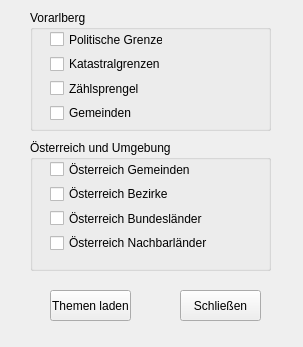
<?xml version="1.0" encoding="UTF-8"?>
<ui version="4.0">
 <class>frmGrenzen</class>
 <widget class="QWidget" name="frmGrenzen">
  <property name="geometry">
   <rect>
    <x>0</x>
    <y>0</y>
    <width>303</width>
    <height>347</height>
   </rect>
  </property>
  <property name="windowTitle">
   <string>Grenzen</string>
  </property>
  <widget class="QGroupBox" name="groupBox">
   <property name="geometry">
    <rect>
     <x>30</x>
     <y>10</y>
     <width>241</width>
     <height>121</height>
    </rect>
   </property>
   <property name="title">
    <string>Vorarlberg</string>
   </property>
   <widget class="QWidget" name="layoutWidget">
    <property name="geometry">
     <rect>
      <x>20</x>
      <y>20</y>
      <width>113</width>
      <height>92</height>
     </rect>
    </property>
    <layout class="QVBoxLayout" name="verticalLayout">
     <item>
      <widget class="QCheckBox" name="ckPolitischeGrenzen">
       <property name="text">
        <string>Politische Grenzen</string>
       </property>
       <attribute name="buttonGroup">
        <string>buttonGroup</string>
       </attribute>
      </widget>
     </item>
     <item>
      <widget class="QCheckBox" name="ckKatastralgrenzen">
       <property name="text">
        <string>Katastralgrenzen</string>
       </property>
       <attribute name="buttonGroup">
        <string>buttonGroup</string>
       </attribute>
      </widget>
     </item>
     <item>
      <widget class="QCheckBox" name="ckZaehlsprengel">
       <property name="text">
        <string>Zählsprengel</string>
       </property>
       <attribute name="buttonGroup">
        <string>buttonGroup</string>
       </attribute>
      </widget>
     </item>
     <item>
      <widget class="QCheckBox" name="ckGemeinden">
       <property name="text">
        <string>Gemeinden</string>
       </property>
       <attribute name="buttonGroup">
        <string>buttonGroup</string>
       </attribute>
      </widget>
     </item>
    </layout>
   </widget>
  </widget>
  <widget class="QGroupBox" name="groupBox_2">
   <property name="geometry">
    <rect>
     <x>30</x>
     <y>140</y>
     <width>241</width>
     <height>131</height>
    </rect>
   </property>
   <property name="title">
    <string>Österreich und Umgebung</string>
   </property>
   <widget class="QWidget" name="verticalLayoutWidget">
    <property name="geometry">
     <rect>
      <x>20</x>
      <y>20</y>
      <width>160</width>
      <height>92</height>
     </rect>
    </property>
    <layout class="QVBoxLayout" name="verticalLayout_2">
     <item>
      <widget class="QCheckBox" name="ckOGemeinden">
       <property name="text">
        <string>Österreich Gemeinden</string>
       </property>
       <attribute name="buttonGroup">
        <string>buttonGroup</string>
       </attribute>
      </widget>
     </item>
     <item>
      <widget class="QCheckBox" name="ckOBezirke">
       <property name="text">
        <string>Österreich Bezirke</string>
       </property>
       <attribute name="buttonGroup">
        <string>buttonGroup</string>
       </attribute>
      </widget>
     </item>
     <item>
      <widget class="QCheckBox" name="ckOBundeslaender">
       <property name="text">
        <string>Österreich Bundesländer</string>
       </property>
       <attribute name="buttonGroup">
        <string>buttonGroup</string>
       </attribute>
      </widget>
     </item>
     <item>
      <widget class="QCheckBox" name="ckONachbarlaender">
       <property name="text">
        <string>Österreich Nachbarländer</string>
       </property>
       <attribute name="buttonGroup">
        <string>buttonGroup</string>
       </attribute>
      </widget>
     </item>
    </layout>
   </widget>
  </widget>
  <widget class="QPushButton" name="btnAbbrechen">
   <property name="geometry">
    <rect>
     <x>180</x>
     <y>290</y>
     <width>81</width>
     <height>31</height>
    </rect>
   </property>
   <property name="text">
    <string>Schließen</string>
   </property>
  </widget>
  <widget class="QPushButton" name="btnLaden">
   <property name="geometry">
    <rect>
     <x>50</x>
     <y>290</y>
     <width>81</width>
     <height>31</height>
    </rect>
   </property>
   <property name="text">
    <string>Themen laden</string>
   </property>
  </widget>
 </widget>
 <resources/>
 <connections>
  <connection>
   <sender>btnLaden</sender>
   <signal>clicked()</signal>
   <receiver>frmGrenzen</receiver>
   <slot>laden()</slot>
   <hints>
    <hint type="sourcelabel">
     <x>209</x>
     <y>228</y>
    </hint>
    <hint type="destinationlabel">
     <x>283</x>
     <y>226</y>
    </hint>
   </hints>
  </connection>
  <connection>
   <sender>btnAbbrechen</sender>
   <signal>clicked()</signal>
   <receiver>frmGrenzen</receiver>
   <slot>abbrechen()</slot>
   <hints>
    <hint type="sourcelabel">
     <x>90</x>
     <y>227</y>
    </hint>
    <hint type="destinationlabel">
     <x>17</x>
     <y>210</y>
    </hint>
   </hints>
  </connection>
 </connections>
 <slots>
  <slot>laden()</slot>
  <slot>abbrechen()</slot>
 </slots>
 <buttongroups>
  <buttongroup name="buttonGroup"/>
 </buttongroups>
</ui>
